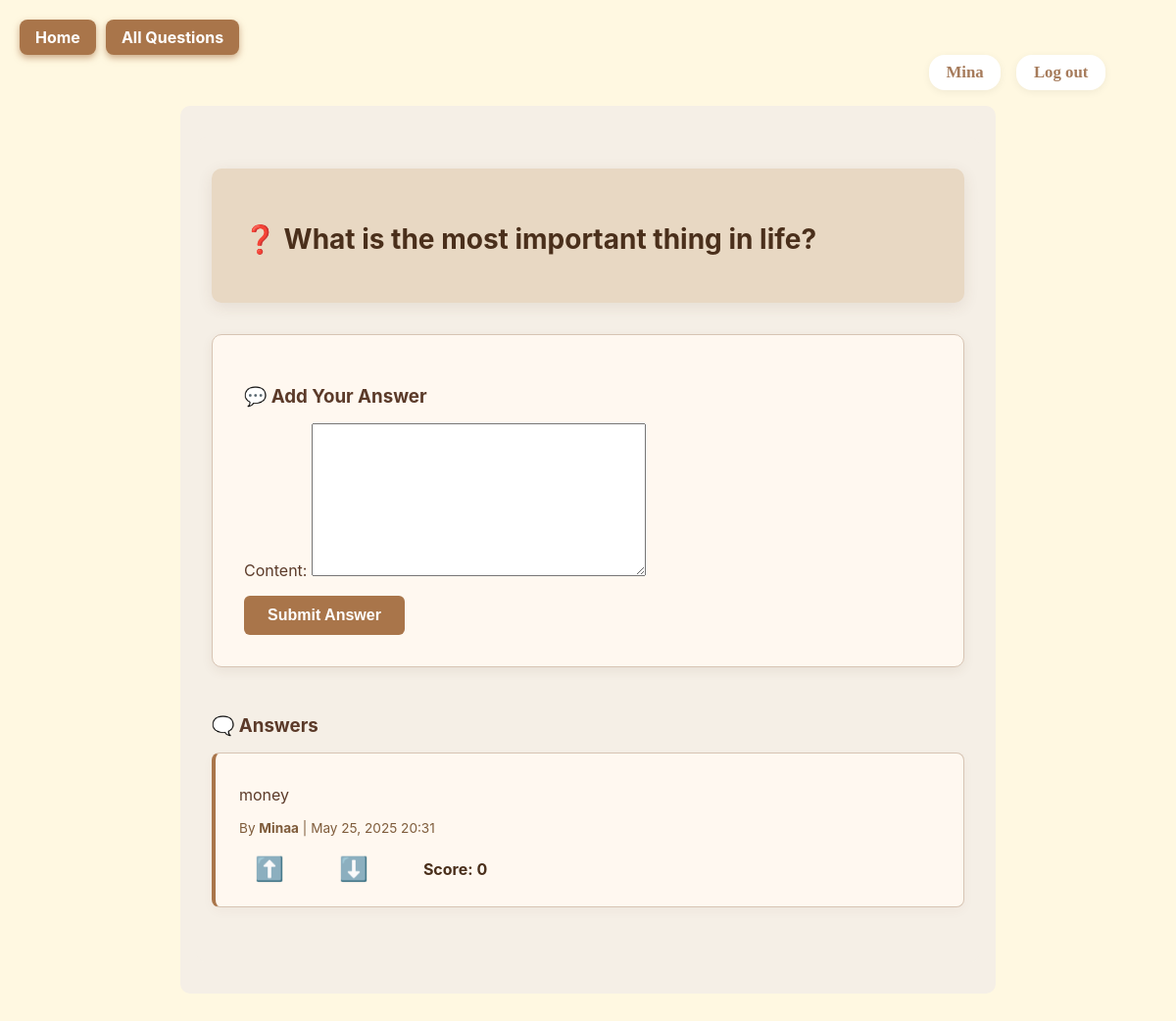
The app's page /question/5/ (signed in) with its own data.
### goldenqa/models.py (models this page shows, shortened)
class Question(models.Model):
    user = models.ForeignKey(User, on_delete=models.CASCADE)
    text = models.TextField()
    tag = models.CharField(max_length=30, choices=TAG_CHOICES, default='other')
    created_at = models.DateTimeField(auto_now_add=True)

class Answer(models.Model):
    user = models.ForeignKey(User, on_delete=models.CASCADE)
    question = models.ForeignKey(Question, related_name='answers', on_delete=models.CASCADE)
    content = models.TextField()
    created_at = models.DateTimeField(auto_now_add=True)
    def vote_score(self):
        upvote_count = self.upvote_set.count()
        downvote_count = self.downvote_set.count()
        return upvote_count - downvote_count

### goldenqa/views.py (the view)
# urls.py: path('question/<int:pk>/', views.question_detail, name='question_detail'),
def question_detail(request, pk):
    question = get_object_or_404(Question, pk=pk)
    user = request.user
    if not user.is_authenticated:
        return render(request, 'cores/must_login.html')
    answers = question.answers.annotate(
        upvote_count=Count('upvote_set'),
        downvote_count=Count('downvote_set')
    ).annotate(
        total_votes=F('upvote_count') + F('downvote_count')
    ).order_by('-total_votes', '-created_at')
    user_upvotes = set()
    user_downvotes = set()
    if user.is_authenticated:
        user_upvotes = set(
            Upvote.objects.filter(user=user, answer__in=answers).values_list('answer_id', flat=True)
        )
        user_downvotes = set(
            Downvote.objects.filter(user=user, answer__in=answers).values_list('answer_id', flat=True)
        )
    if request.method == 'POST':
        form = AnswerForm(request.POST)
        if form.is_valid():
            a = form.save(commit=False)
            a.user = user
            a.question = question
            a.save()
            return redirect('question_detail', pk=pk)
    else:
        form = AnswerForm()
    return render(request, 'cores/question_detail.html', {
        'question': question,
        'answers': answers,
        'form': form,
        'user_upvotes': user_upvotes,
        'user_downvotes': user_downvotes,
    })

### goldenqa/forms.py
class AnswerForm(forms.ModelForm):
    class Meta:
        model = Answer
        fields = ['content']

### goldenqa/templates/cores/question_detail.html (shortened to what this page needs)
{% extends 'cores/base.html' %}
{% block content %}
<div class="top-left-buttons">
    <a href="{% url 'home' %}">Home</a>
    <a href="{% url 'question_page' %}">All Questions</a>
</div>
<div class="container">
    <div class="question-box">
        <h2>❓ {{ question.text }}</h2>
    </div>
    <div class="form-section">
        <h3>💬 Add Your Answer</h3>
        <form method="post" id="answer-form">
            {{ form.as_p }}
            <button type="submit">Submit Answer</button>
        </form>
    </div>
    <div class="answers-section">
        <h3>🗨️ Answers</h3>
        {% for a in answers %}
    <div class="answer-card" id="answer-{{ a.id }}">
        <p>{{ a.content }}</p>
        <div style="font-size: 0.85rem; color: #7f5c3b; margin-bottom: 0.5rem;">
            By <strong>{{ a.user.username }}</strong> | {{ a.created_at|date:"M d, Y H:i" }}
        </div>
        <div class="vote-container">
            <button class="vote-btn {% if a.id in user_upvotes %}upvoted{% endif %}"
                    onclick="voteAnswer({{ a.id }}, 'upvote')" title="Upvote">⬆️</button>
            <button class="vote-btn {% if a.id in user_downvotes %}downvoted{% endif %}"
                    onclick="voteAnswer({{ a.id }}, 'downvote')" title="Downvote">⬇️</button>
            <span id="score-{{ a.id }}" class="vote-score">Score: {{ a.vote_score }}</span>
        </div>
    </div>
{% empty %}
    <p style="color: #9c7d63;">There are no answers yet. Be the first to help!</p>
{% endfor %}
    </div>
</div>
{% endblock %}

### goldenqa/templates/cores/base.html (shortened to what this page needs)
{% load static %}
<!DOCTYPE html>
<html lang="en">
<head>
    <link rel="stylesheet" href="{% static 'cores/styles.css' %}">
</head>
<body>
    <div class="nav" style="background:transparent;box-shadow:none;border-bottom:none;">
        {% if user.is_authenticated %}
            <div class="nav-right" style="display:flex;gap:1rem;align-items:center;">
                <span style="background:#fff;padding:0.5rem 1.1rem;border-radius:16px;box-shadow:0 2px 8px rgba(0,0,0,0.06);display:flex;align-items:center;font-weight:600;color:#A67B5B;font-size:1.05em;">
                    {{ user.username }}
                </span>
                <span style="background:#fff;padding:0.5rem 1.1rem;border-radius:16px;box-shadow:0 2px 8px rgba(0,0,0,0.06);display:flex;align-items:center;">
                    <a href="{% url 'logout' %}" class="nav-link">Log out</a>
                </span>
            </div>
        {% endif %}
    </div>
    <div class="container">
        {% block content %}{% endblock %}
    </div>
</body>
</html>

### goldenqa/static/core/styles.css (style rules this page uses)
body { font-family: 'Georgia', serif; background-color: #fff8e1; color: #4a3f35; padding: 2rem; }
.nav { background-color: #d4af37; padding: 1rem; color: white; text-align: right; }
a { color: #7d6608; font-weight: bold; }
button { background-color: #d4af37; border: none; color: white; padding: 0.5rem 1rem; cursor: pointer; font-weight: bold; }
.container { background-color: #fffaf0; padding: 2rem; border-radius: 10px; }

### goldenqa/templates/cores/base.html (style rules this page uses)
.nav { padding: 1rem 2rem; display: flex; justify-content: space-between; align-items: center; background: transparent; box-shadow: none; border-bottom: none; }
.nav-link { color: #A67B5B !important; background: transparent; text-decoration: none; padding: 0; border-radius: 0; font-weight: 600; font-size: 1.05em; margin: 0; display: inline; border: none; transition: color 0.2s; }
.nav-right { display: flex; align-items: center; }

### goldenqa/templates/cores/question_detail.html (style rules this page uses)
.top-left-buttons { position: fixed; top: 20px; left: 20px; display: flex; gap: 10px; z-index: 9999; }
.top-left-buttons a { background: #a9754a; color: white; padding: 0.5rem 1rem; border-radius: 8px; font-weight: 700; font-size: 1rem; text-decoration: none; box-shadow: 0 3px 7px rgba(169, 117, 74, 0.6); transition: background-color 0.3s ease; }
.container { max-width: 800px; margin: auto; padding: 2rem 1rem; font-family: 'Inter', sans-serif; background-color: #f5efe6; color: #5b3a29; }
.question-box { background: #e8d8c3; padding: 2rem; border-radius: 10px; box-shadow: 0 4px 16px rgba(91, 58, 41, 0.1); margin-bottom: 2rem; }
.question-box h2 { font-size: 1.75rem; margin-bottom: 1rem; color: #4a2f1b; }
.form-section { background: #fff8f0; padding: 2rem; border: 1px solid #d7c4b3; border-radius: 10px; margin-bottom: 3rem; box-shadow: 0 4px 12px rgba(91, 58, 41, 0.08); }
.form-section h3 { margin-bottom: 1rem; color: #5b3a29; }
.form-section form { margin-top: 1rem; }
.form-section button { background-color: #a9754a; color: white; border: none; padding: 0.7rem 1.5rem; border-radius: 6px; font-size: 1rem; cursor: pointer; transition: background-color 0.3s ease; }
.answers-section h3 { margin-bottom: 1rem; color: #5b3a29; }
.answer-card { background: #fff8f0; border: 1px solid #d7c4b3; border-left: 4px solid #a9754a; padding: 1rem 1.5rem; border-radius: 8px; margin-bottom: 1.5rem; position: relative; box-shadow: 0 4px 12px rgba(91, 58, 41, 0.04); color: #5b3a29; }
.vote-btn { background: none; border: none; font-size: 1.5rem; cursor: pointer; transition: all 0.3s ease; margin: 0 8px 0 0; user-select: none; color: #7f5c3b; }
.vote-container { margin-top: 0.75rem; display: flex; align-items: center; gap: 8px; font-size: 1rem; color: #6b4b34; }
.vote-score { font-weight: bold; color: #4a2f1b; margin-left: 16px; min-width: 80px; }

### records on screen
Question: text "What is the most important thing in life?"
Answer: content "money", user.username "Minaa", created_at "May 25, 2025 20:31", vote_score "0"

### other values on screen
{{ user.username }} "Mina"
